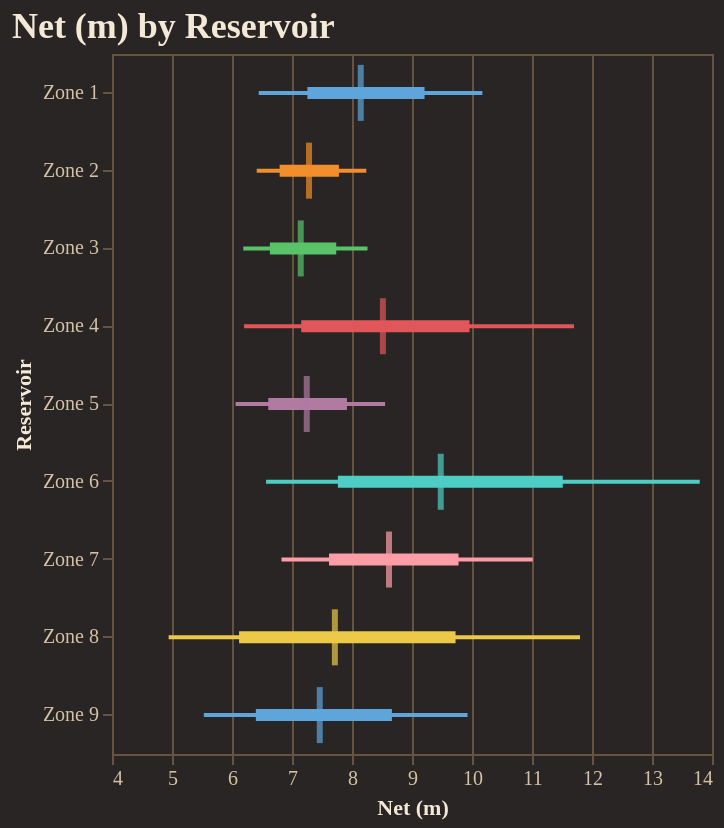

Source (notebook cell):
### Code cell
fig = reporter.plotter.forest_plot(
    "Net (m)", 
    backend=PLOTTING_BACKEND
)
fig.show()

### Figure 1 — Vega-Lite specification as saved in the notebook (floating-point values rounded to 4 significant figures)
{"config": {"background": "#292524", "view": {"fill": "#292524", "stroke": "#665340"}, "title": {"color": "#f4e9d7", "font": "Merriweather", "fontSize": 18, "fontWeight": 600, "subtitleColor": "#d5c2a6", "anchor": "start"}, "axis": {"domainColor": "#665340", "gridColor": "#665340", "tickColor": "#665340", "labelColor": "#d5c2a6", "titleColor": "#f4e9d7", "labelFont": "Merriweather", "titleFont": "Merriweather"}, "legend": {"titleColor": "#f4e9d7", "labelColor": "#d5c2a6", "labelFont": "Merriweather", "titleFont": "Merriweather", "orient": "top-right", "symbolType": "circle"}, "header": {"labelColor": "#d5c2a6", "titleColor": "#f4e9d7", "labelFont": "Merriweather", "titleFont": "Merriweather"}, "mark": {"color": "#c78d3b"}, "line": {"color": "#c78d3b"}, "bar": {"color": "#c78d3b"}, "point": {"color": "#ddb06d"}, "area": {"color": "#c78d3b", "opacity": 0.35}, "text": {"color": "#f4e9d7", "font": "Merriweather"}, "range": {"category": ["#5DA5DA", "#F28E2B", "#59C36A", "#E15759", "#B07AA1", "#4ECDC4", "#FF9DA7", "#EDC948"]}}, "layer": [{"mark": {"type": "rule", "strokeWidth": 2}, "encoding": {"color": {"field": "group", "legend": null, "type": "nominal"}, "x": {"field": "p10", "scale": {"zero": false}, "title": "Net (m)", "type": "quantitative"}, "x2": {"field": "p90"}, "y": {"field": "group", "sort": ["Zone 1", "Zone 2", "Zone 3", "Zone 4", "Zone 5", "Zone 6", "Zone 7", "Zone 8", "Zone 9"], "title": "Reservoir", "type": "nominal"}}}, {"mark": {"type": "rule", "strokeWidth": 6}, "encoding": {"color": {"field": "group", "legend": null, "type": "nominal"}, "x": {"field": "p25", "scale": {"zero": false}, "title": "Net (m)", "type": "quantitative"}, "x2": {"field": "p75"}, "y": {"field": "group", "sort": ["Zone 1", "Zone 2", "Zone 3", "Zone 4", "Zone 5", "Zone 6", "Zone 7", "Zone 8", "Zone 9"], "title": "Reservoir", "type": "nominal"}}}, {"mark": {"type": "tick", "color": "black", "size": 28, "thickness": 3}, "encoding": {"color": {"field": "group", "legend": null, "type": "nominal"}, "tooltip": [{"field": "group", "title": "Group", "type": "nominal"}, {"field": "p10", "title": "P10", "type": "quantitative"}, {"field": "p25", "title": "P25", "type": "quantitative"}, {"field": "median", "title": "Median", "type": "quantitative"}, {"field": "p75", "title": "P75", "type": "quantitative"}, {"field": "p90", "title": "P90", "type": "quantitative"}], "x": {"field": "median", "scale": {"zero": false}, "title": "Net (m)", "type": "quantitative"}, "y": {"field": "group", "sort": ["Zone 1", "Zone 2", "Zone 3", "Zone 4", "Zone 5", "Zone 6", "Zone 7", "Zone 8", "Zone 9"], "title": "Reservoir", "type": "nominal"}}}], "data": {"name": "data-ebc8522c9ee6835f9c167b2cae23d91f"}, "height": 350, "title": "Net (m) by Reservoir", "width": "container", "$schema": "https://vega.github.io/schema/vega-lite/v5.20.1.json", "datasets": {"data-ebc8522c9ee6835f9c167b2cae23d91f": [{"group": "Zone 1", "p10": 6.445, "p25": 7.256, "median": 8.146, "p75": 9.209, "p90": 10.17}, {"group": "Zone 2", "p10": 6.412, "p25": 6.794, "median": 7.284, "p75": 7.782, "p90": 8.238}, {"group": "Zone 3", "p10": 6.188, "p25": 6.632, "median": 7.146, "p75": 7.737, "p90": 8.258}, {"group": "Zone 4", "p10": 6.201, "p25": 7.154, "median": 8.515, "p75": 9.959, "p90": 11.7}, {"group": "Zone 5", "p10": 6.059, "p25": 6.605, "median": 7.246, "p75": 7.916, "p90": 8.551}, {"group": "Zone 6", "p10": 6.568, "p25": 7.765, "median": 9.479, "p75": 11.51, "p90": 13.8}, {"group": "Zone 7", "p10": 6.825, "p25": 7.618, "median": 8.617, "p75": 9.775, "p90": 11.01}, {"group": "Zone 8", "p10": 4.944, "p25": 6.118, "median": 7.714, "p75": 9.726, "p90": 11.8}, {"group": "Zone 9", "p10": 5.531, "p25": 6.397, "median": 7.463, "p75": 8.665, "p90": 9.926}]}}
